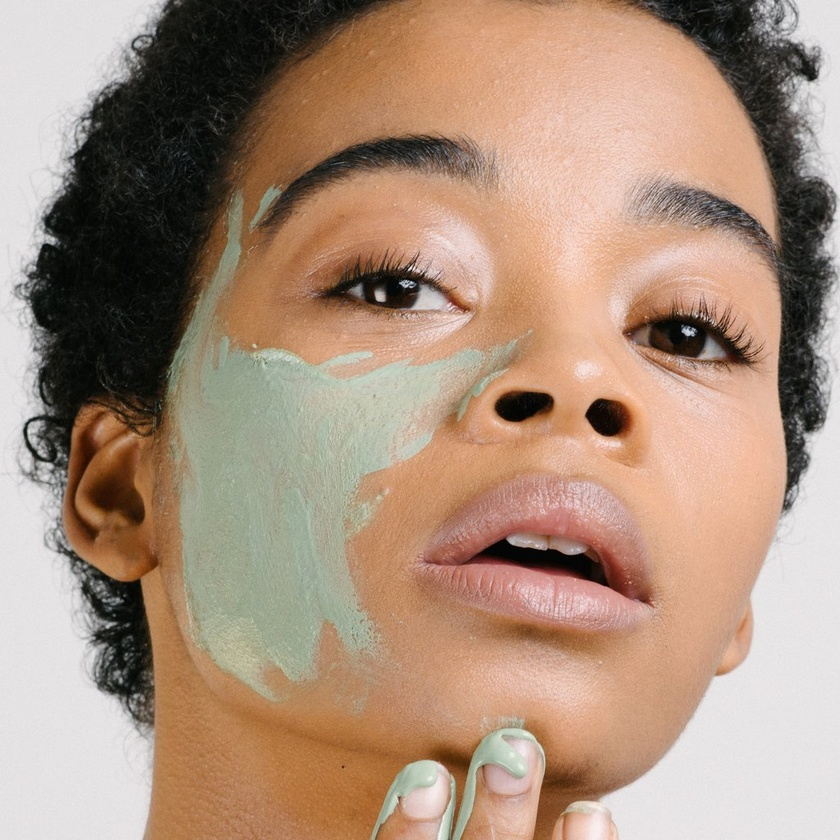
#> input picture images/face.jpg, 840 x 840 px, shrunk from 1024 x 1024 before the run
$ python main.py   (Python 2 division)   (older library calls are emulated)
#> lines starting #> are read from the running program, lines starting #| are printed output that depends on the picture; after the words box and inside, x2 and y2 are one past the last pixel; in counts of white or black regions, pixels touching at a corner belong together
### point_generation.py
import numpy as np
from skimage import filters, morphology, color
import matplotlib.pyplot as plt

def generate_edge_points(dims, scale = 200):
    ymax, xmax = dims[:2]
    horiz_points = int(xmax / scale)
    vert_points = int(ymax / scale)
    del_x = scale
    del_y = scale
    return np.array(
        [[0, 0], [xmax, 0], [0, ymax], [xmax, ymax]]
        + [[del_x * i, 0] for i in range(1, horiz_points)]
        + [[del_x * i, ymax] for i in range(1, horiz_points)]
        + [[0, del_y * i] for i in range(1, vert_points)]
        + [[xmax, del_y * i] for i in range(1, vert_points)]
        )

# [8 lines left out: function generate_uniform_random_points, not called in this run]

def gaussian_mask(x, y, shape, amp=1, sigma=15):
    xv, yv = np.meshgrid(np.arange(shape[1]), np.arange(shape[0]))
    g = amp * np.exp(-((xv - x) ** 2 + (yv - y) ** 2) / (2 * sigma ** 2))
    return g

def default(value, default_value):
    if value is None:
        return default_value
    return value

def generate_smart_points(image, num_points=100,
                                entropy_width=None,
                                filter_width=None,
                                suppression_width=None,
                                suppression_amplitude=None):
    ymax, xmax = image.shape[:2]
    scale = np.sqrt(xmax*ymax / num_points)

    entropy_width = scale * default(entropy_width, 0.2)
    filter_width = scale * default(filter_width, 0.1)
    suppression_width = scale * default(suppression_width, 0.3)
    suppression_amplitude = default(suppression_amplitude, 3)

    im_copy = (255 * color.rgb2gray(image)).astype("uint8")

    ranked_pixels = filters.rank.entropy(im_copy, morphology.disk(entropy_width))

    points = []
    for _ in range(num_points):
        y, x = np.unravel_index(np.argmax(ranked_pixels), ranked_pixels.shape)
        ranked_pixels -= gaussian_mask(x, y,
                             shape=ranked_pixels.shape[:2],
                             amp=suppression_amplitude,
                             sigma=suppression_width)
        points.append((x, y))

    points = np.array(points)
    points = np.concatenate([points, generate_edge_points([xmax, ymax])])
    return points;


    # [32 lines of commented-out code are left out]

### drawers.py
from bokeh.plotting import figure
import numpy as np
import pandas as pd
import random
def draw_image_url(p, url, imgData):
    ymax, xmax = imgData.shape[:2]
    p.image_url(url=[url], x=0, y=0, w=xmax, h=ymax)

def draw_points(p, points):
    p.scatter(x = points[:,0], y = points[:,1], fill_color="#00FF00", line_color="#00FF00")

def get_x_coords(points, simplices):
    return map(lambda i : map(lambda j : j[0], points[i]), simplices)

def get_y_coords(points, simplices):
    return map(lambda i : map(lambda j : -j[1], points[i]), simplices)


def get_triangle_colours(tri, imgData, agg_func=np.median):
    # create a list of all pixel coordinates
    ymax, xmax = imgData.shape[:2]
    xx, yy = np.meshgrid(np.arange(xmax), np.arange(ymax))
    pixel_coords = np.c_[xx.ravel(), yy.ravel()]

    # for each pixel, identify which triangle it belongs to
    triangles_for_coord = tri.find_simplex(pixel_coords)

    df = pd.DataFrame({
        "triangle": triangles_for_coord,
        "r": imgData.reshape(-1, 3)[:, 0],
        "g": imgData.reshape(-1, 3)[:, 1],
        "b": imgData.reshape(-1, 3)[:, 2]
    })


    n_triangles = tri.vertices.shape[0]

    by_triangle = (
        df.groupby("triangle")[["r", "g", "b"]]
          .aggregate(agg_func)
          .reindex(range(n_triangles), fill_value=0)
        # some triangles might not have pixels in them
    )
    return map(lambda i: "rgb(%d,%d,%d)" % (i[0], i[1], i[2]), by_triangle.values)

def draw_delaunay(p, points, simplices):
    x = get_x_coords(points, simplices)
    y = get_y_coords(points, simplices)
    p.patches(xs = x, ys = y, line_color="#5581CD", fill_alpha=0)


def draw_low_poly(p, tri, imgData):
    x = get_x_coords(tri.points, tri.simplices)
    y = get_y_coords(tri.points, tri.simplices)
    p.patches(xs = x, ys = y, color = get_triangle_colours(tri, imgData))

### main.py
import point_generation as pg
import drawers as ds

import time
import numpy as np
from bokeh.plotting import figure, output_file, show
from bokeh.io import save
from bokeh.models import Range1d
from bokeh.layouts import row, column
from scipy.spatial import Delaunay
import matplotlib.image as mpimg

# file = "images/DSC_0377.JPG"
file = "images/face.jpg"
output_file("file.html")
numPoints = 300
offset = 50
showPlots = True

def init(plot, xmax, ymax):
    startX = -offset
    startY = -ymax - offset
    plot.x_range = Range1d(startX, xmax + offset)
    plot.y_range = Range1d(startY, offset)
    plot.height = 500
    plot.width = 500
    plot.axis.visible = False
    plot.toolbar.logo = None
    plot.toolbar.active_drag = None

def loadImage(file):
    imgData = mpimg.imread(file)
    return imgData

def start(p1, p2, p3, p4):
    imgData = loadImage(file)
#> in loadImage, imgData is the input picture: shape (840, 840, 3); mean R, G, B 170.3, 143.8, 124.5
    ymax, xmax = imgData.shape[:2]
#> ymax = 840; xmax = 840

    init(p1, xmax, ymax)
    init(p2, xmax, ymax)
    init(p3, xmax, ymax)
    init(p4, xmax, ymax)

    millis = int(round(time.time() * 1000))
    # points = pg.generate_uniform_random_points([ymax, xmax], numPoints)
    points = pg.generate_smart_points(imgData, numPoints)
#> in generate_smart_points, `im_copy = (255 * color.rgb2gray(image)).astype("uint8")`:
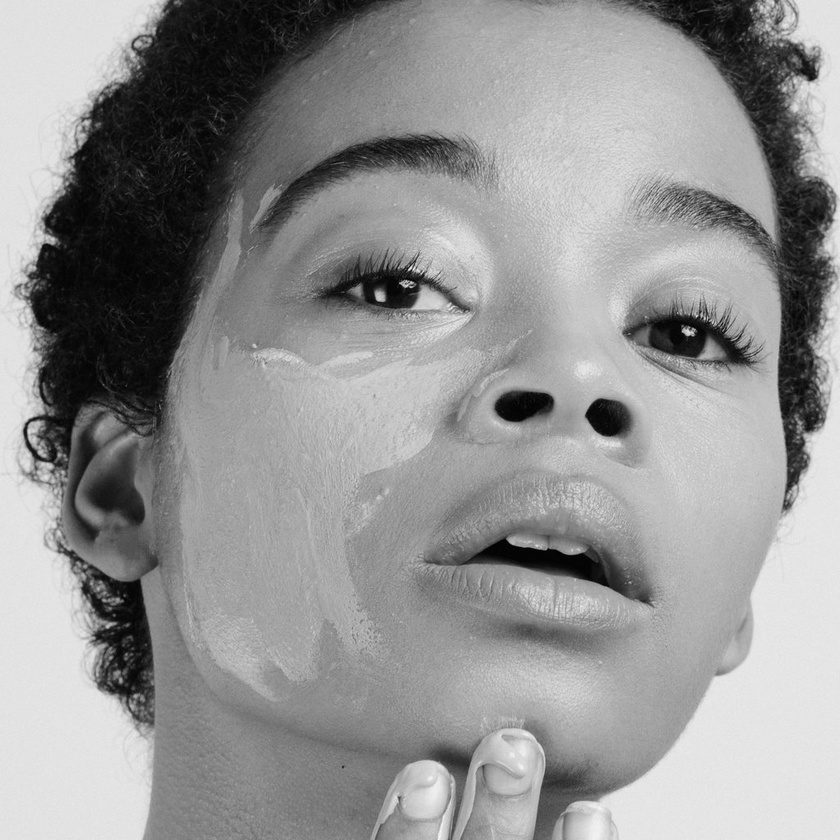
#> im_copy: shape (840, 840); min 0, max 247, mean 147.5
#> in generate_smart_points, `ranked_pixels = filters.rank.entropy(im_copy, morphology.disk(entropy_..`:
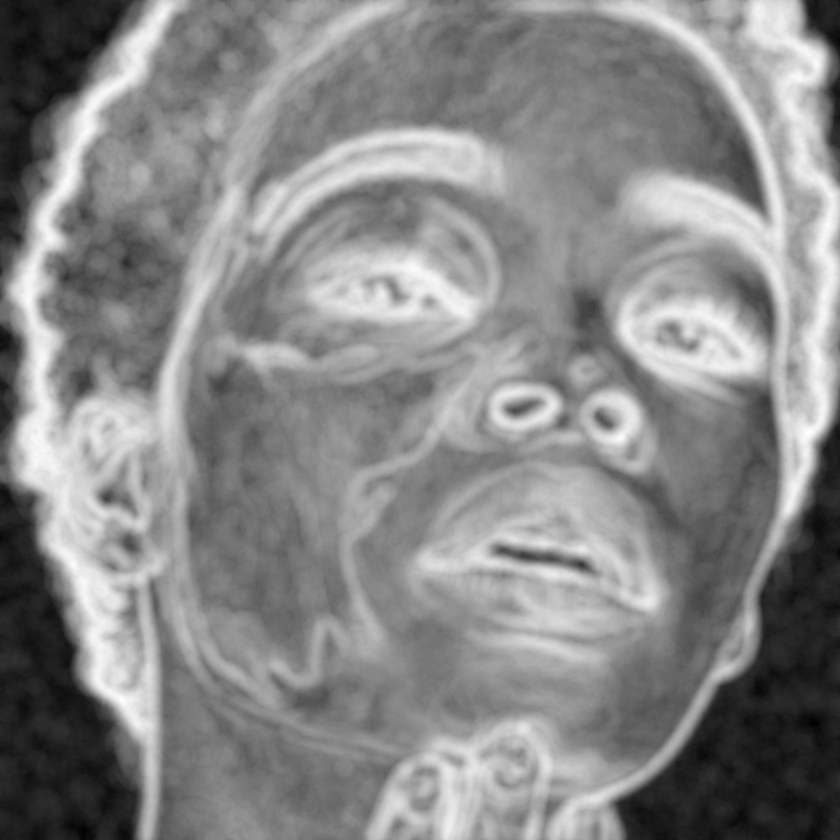
#> ranked_pixels: shape (840, 840) float64; min 1.69, max 7.22, mean 4.64; drawn with min black and max white
#> the loop in generate_smart_points, `for _ in range(num_points):` made 300 passes
#> (y, x) on passes 1 to 3: (433, 807), (699, 122), (299, 28)
#> pass 1, in gaussian_mask, `g = amp * np.exp(-((xv - x) ** 2 + (yv - y) ** 2) / (2 * sigma ** 2))`:
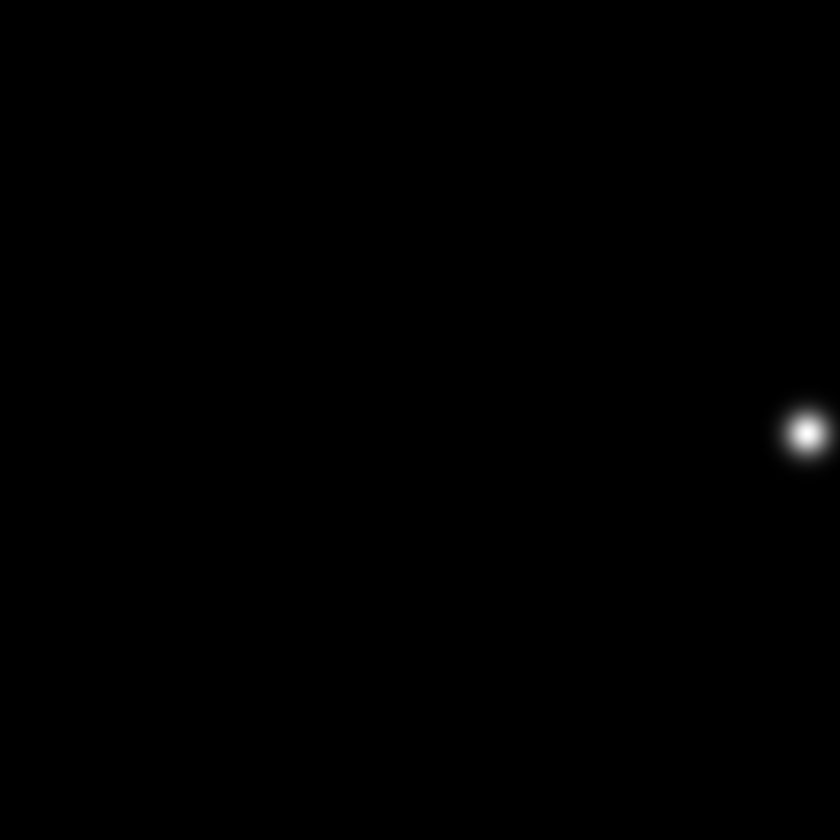
#> g: shape (840, 840) float64; min 0, max 3, mean 0.00558; drawn with min black and max white
#> pass 1, in generate_smart_points, `ranked_pixels -= gaussian_mask(x, y, shape=ranked_pixels.shape[:2], am..`:
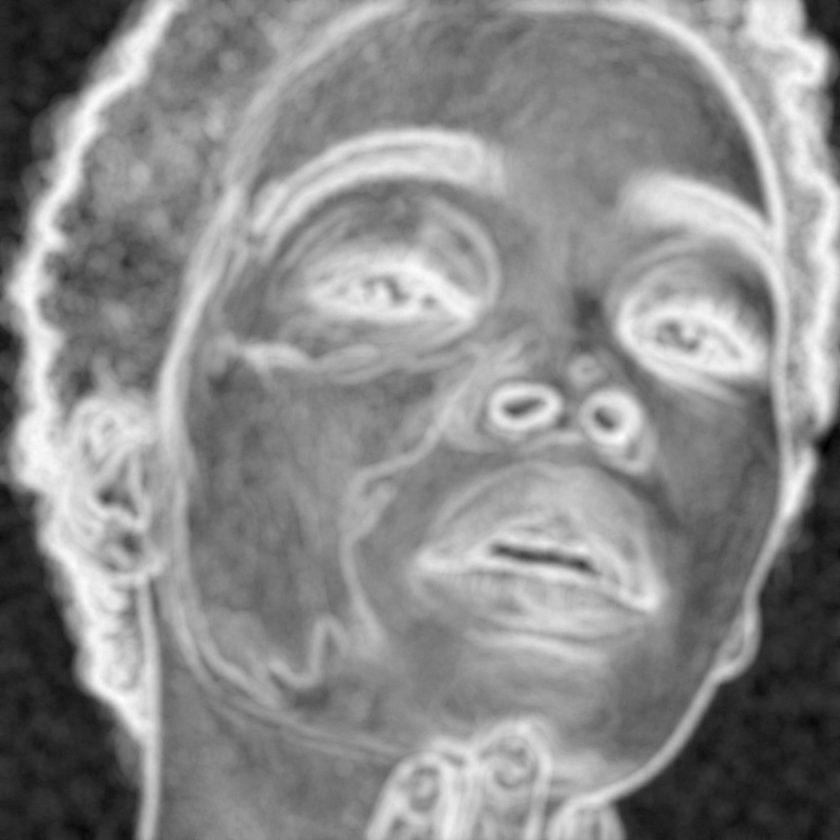
#> ranked_pixels: shape (840, 840) float64; 4.59% of pixels changed, all inside (x1, y1, x2, y2) = (683, 309, 840, 559); drawn with min black and max white
#> pass 2, in generate_smart_points, `ranked_pixels -= gaussian_mask(x, y, shape=ranked_pixels.shape[:2], am..`:
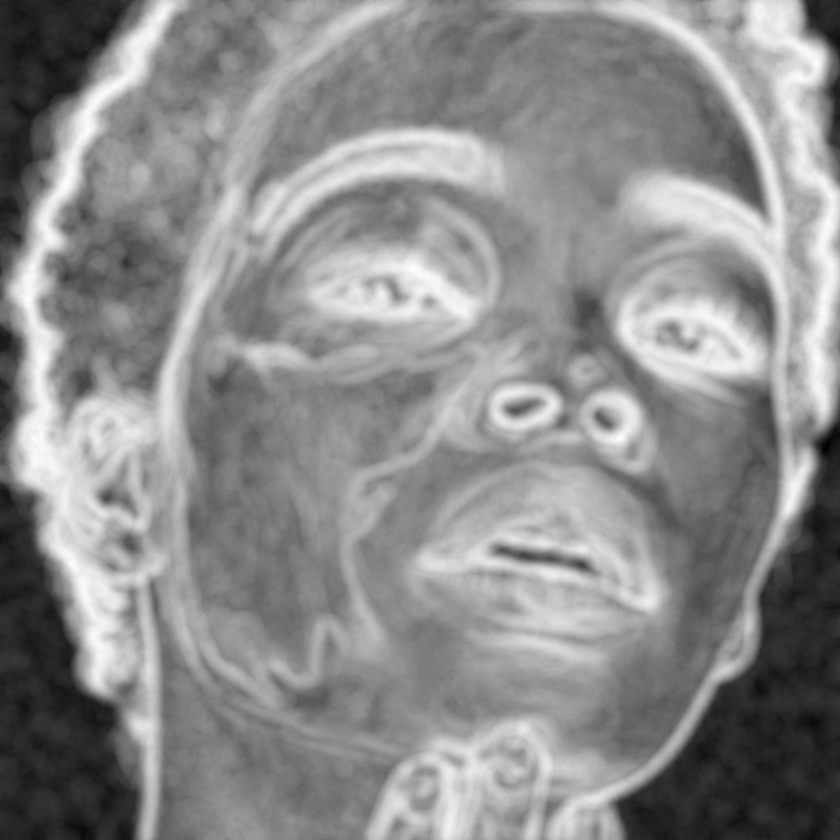
#> ranked_pixels: shape (840, 840) float64; 6.92% of pixels changed, all inside (x1, y1, x2, y2) = (0, 575, 247, 825); drawn with min black and max white
#> after the loop in generate_smart_points, `for _ in range(num_points):`:
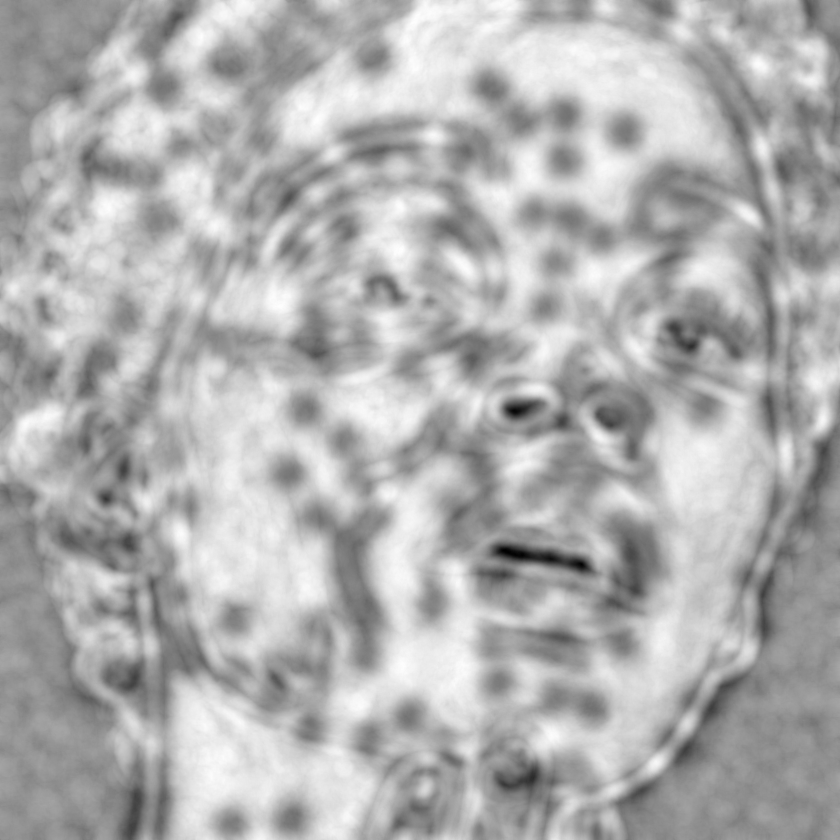
#> ranked_pixels: shape (840, 840) float64; min -0.866, max 4.7, mean 2.99; drawn with min black and max white
#> after the loop in generate_smart_points, `for _ in range(num_points):`: points = 300 pairs, first value 27 to 833, second value 0 to 838
#> in generate_smart_points, `points = np.concatenate([points, generate_edge_points([xmax, ymax])])`: points = 316 pairs, first value 0 to 840, second value 0 to 840
    print "Points Generated in"
    print int(round(time.time() * 1000)) - millis

    millis = int(round(time.time() * 1000))
    ds.draw_image_url(p1, file, imgData)
    print "Image drawn in"
    print int(round(time.time() * 1000)) - millis

    millis = int(round(time.time() * 1000))
    tri = Delaunay(points)
    ds.draw_delaunay(p2, tri.points, tri.simplices)
#> in draw_delaunay, `x = get_x_coords(points, simplices)`: x = 612 items, first 6: [487, 600, 400], [600, 605, 840], [605, 633, 840], [600, 539, 400], [27, 0, 0], [27, 53, 0]
#> in draw_delaunay, `y = get_y_coords(points, simplices)`: y = 612 items, first 6: [-833, -840, -840], [-840, -838, -840], [-838, -779, -840], [0, -5, 0], [-478, -600, -400], [-478, -530, -600]
    print "Delaunay calculated and drawn in"
    print int(round(time.time() * 1000)) - millis

    millis = int(round(time.time() * 1000))
    ds.draw_low_poly(p3, tri, imgData)
#> in get_triangle_colours, `df = pd.DataFrame({ "triangle": triangles_for_coord, "r": imgData.resh..`: df = table of 705600 rows and 4 columns
    print "Lowpoly drawn in"
    print int(round(time.time() * 1000)) - millis


if __name__ == "__main__":
    total = int(round(time.time() * 1000))
    p1 = figure(title= "Original Image")
    p2 = figure(title= "Delaunay Mesh")
    p3 = figure(title= "Low Poly Image")
    p4 = figure(title= "ENTROPY?")
#> (the run stopped early here; a loop or call above may not have finished)

$ run again, with images/lake.jpg copied over images/face.jpg
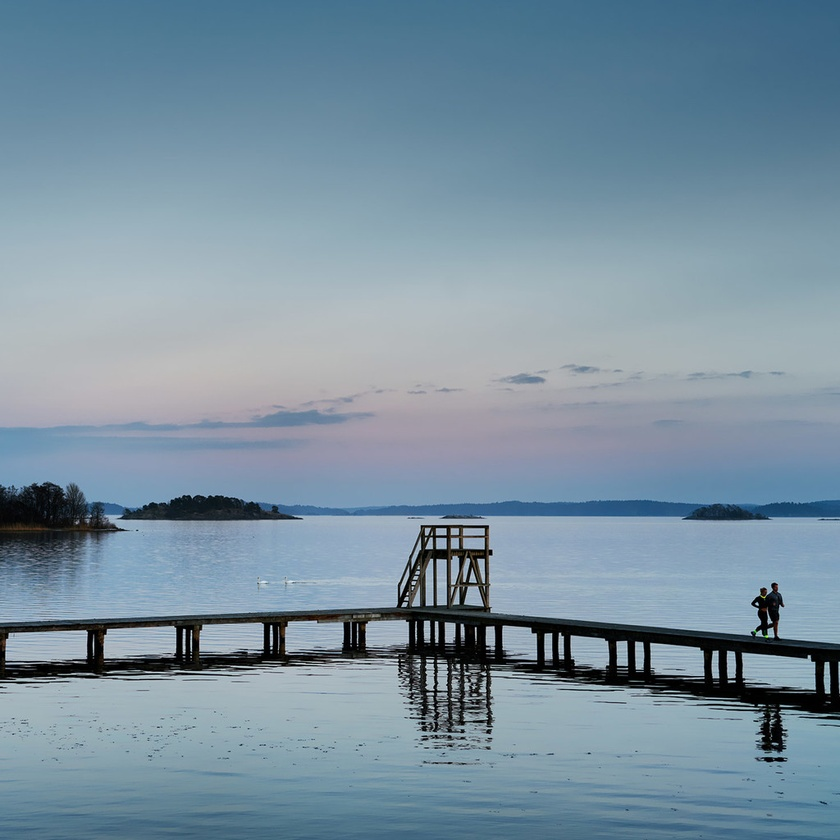
#> input picture images/lake.jpg, 840 x 840 px, shrunk from 1024 x 1024 before the run
#> in loadImage, imgData is the input picture: shape (840, 840, 3); mean R, G, B 121.3, 144.3, 159.9
#> the loop in generate_smart_points, `for _ in range(num_points):` made 300 passes
#> (y, x) on passes 1 to 3: (686, 409), (679, 460), (659, 368)
#> pass 1, in generate_smart_points, `ranked_pixels -= gaussian_mask(x, y, shape=ranked_pixels.shape[:2], am..`:
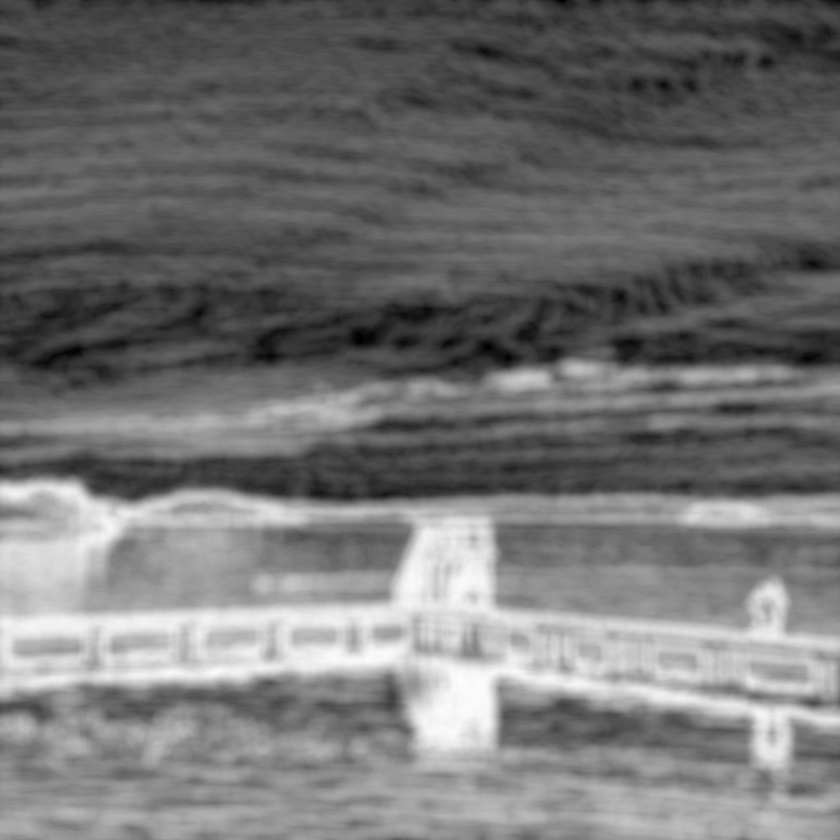
#> ranked_pixels: shape (840, 840) float64; min -4.19e-124, max 7.16, mean 3.25; drawn with min black and max white
#> after the loop in generate_smart_points, `for _ in range(num_points):`:
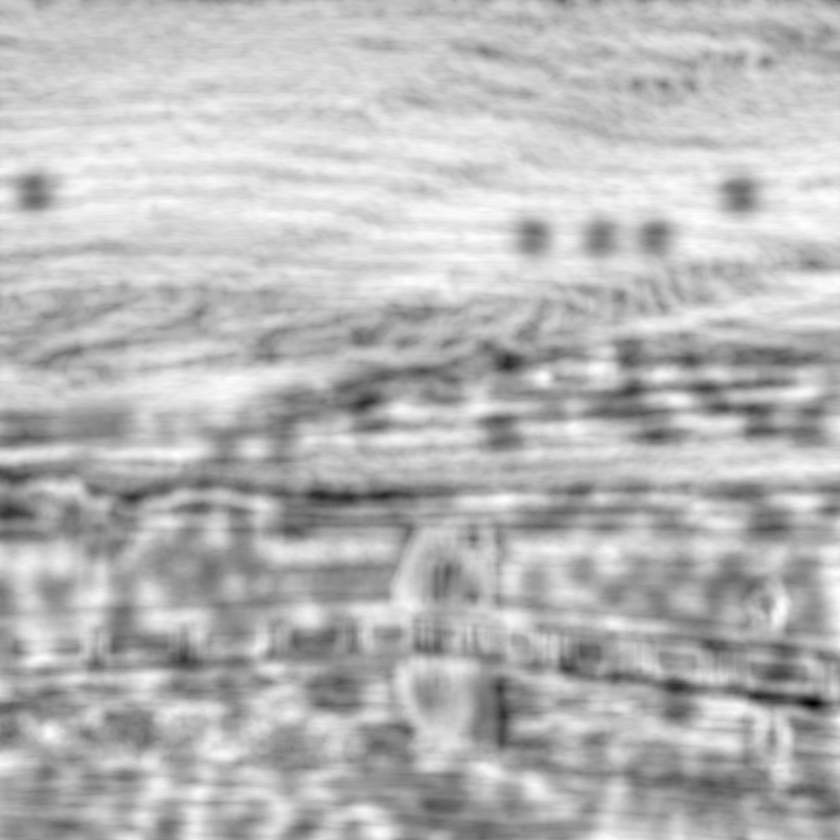
#> ranked_pixels: shape (840, 840) float64; min -2.47, max 3.23, mean 1.65; drawn with min black and max white
#> after the loop in generate_smart_points, `for _ in range(num_points):`: points = 300 pairs, first value 0 to 839, second value 193 to 839
#> in generate_smart_points, `points = np.concatenate([points, generate_edge_points([xmax, ymax])])`: points = 316 pairs, first value 0 to 840, second value 0 to 840
#> in draw_delaunay, `x = get_x_coords(points, simplices)`: x = 607 items, first 6: [34, 0, 0], [200, 34, 0], [0, 0, 34], [600, 533, 400], [533, 600, 600], [378, 533, 419]
#> in draw_delaunay, `y = get_y_coords(points, simplices)`: y = 607 items, first 6: [-193, -200, 0], [0, -193, 0], [-400, -200, -193], [0, -237, 0], [-237, 0, -237], [-387, -237, -387]
#> df = table of 705600 rows and 4 columns
